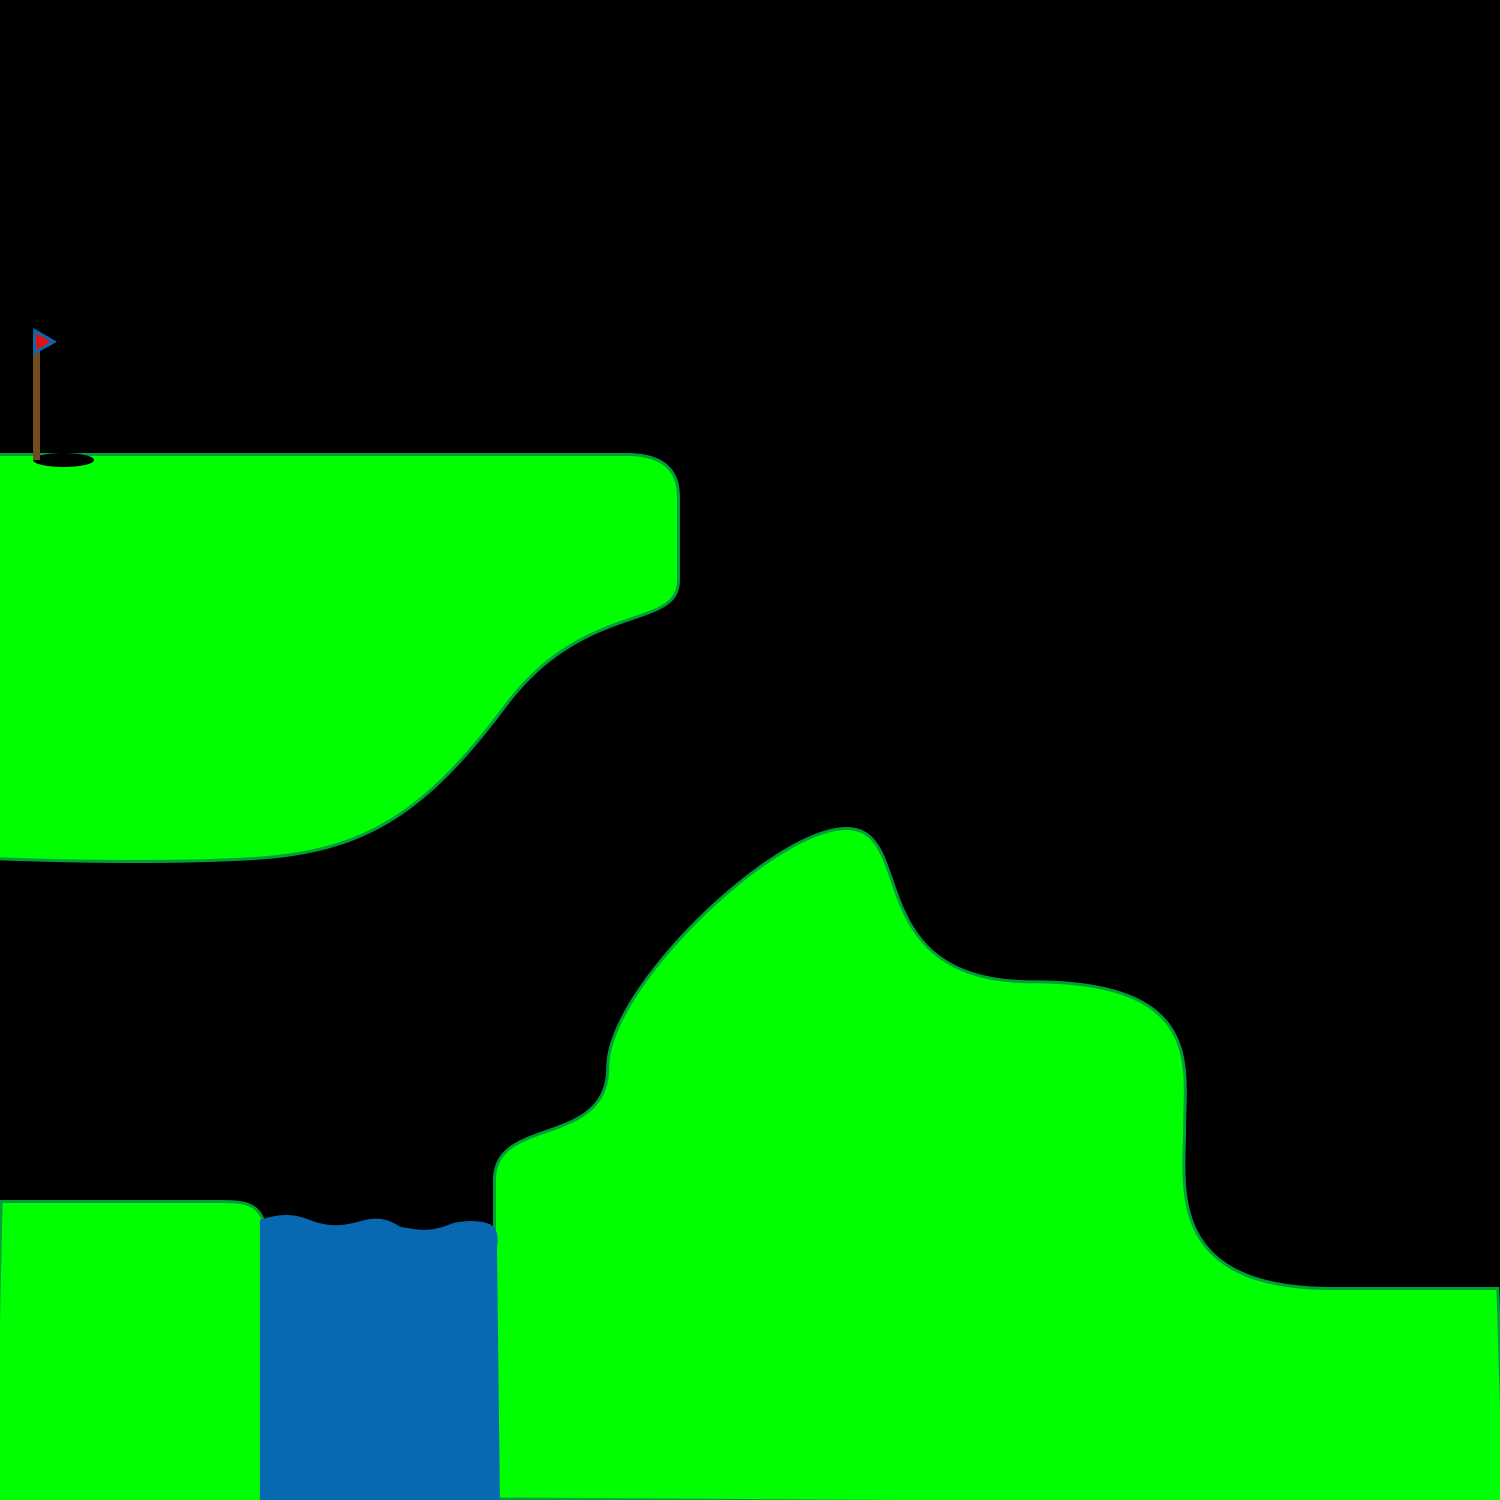

Rendered tile map (Tiled .tmx) drawn with the repository's tilesets; below, a short description and the full map source, tile grids included:
An orthogonal 15x15 tile map with 100x100 px tiles, 1 tile layer (Capa de Patrones 1) and 9 objects.

<map version="1.0" orientation="orthogonal" renderorder="right-down" width="15" height="15" tilewidth="100" tileheight="100" nextobjectid="11">
 <tileset firstgid="1" name="fondo" tilewidth="100" tileheight="100" tilecount="225" columns="15">
  <image source="Fondo8.png" width="1500" height="1500" />
 </tileset>
 <layer name="Capa de Patrones 1" width="15" height="15">
  <data encoding="csv">
1,2,3,4,5,6,7,8,9,10,11,12,13,14,15,
16,17,18,19,20,21,22,23,24,25,26,27,28,29,30,
31,32,33,34,35,36,37,38,39,40,41,42,43,44,45,
46,47,48,49,50,51,52,53,54,55,56,57,58,59,60,
61,62,63,64,65,66,67,68,69,70,71,72,73,74,75,
76,77,78,79,80,81,82,83,84,85,86,87,88,89,90,
91,92,93,94,95,96,97,98,99,100,101,102,103,104,105,
106,107,108,109,110,111,112,113,114,115,116,117,118,119,120,
121,122,123,124,125,126,127,128,129,130,131,132,133,134,135,
136,137,138,139,140,141,142,143,144,145,146,147,148,149,150,
151,152,153,154,155,156,157,158,159,160,161,162,163,164,165,
166,167,168,169,170,171,172,173,174,175,176,177,178,179,180,
181,182,183,184,185,186,187,188,189,190,191,192,193,194,195,
196,197,198,199,200,201,202,203,204,205,206,207,208,209,210,
211,212,213,214,215,216,217,218,219,220,221,222,223,224,225
</data>
 </layer>
 <objectgroup name="objetos">
  <object id="1" x="2" y="1202">
   <properties>
    <property name="rozamiento" type="float" value="0.29999999999999999" />
   </properties>
   <polyline points="0,0 212,0 238,0 244,4 254,10 256,16 258.606,301.03" />
  </object>
  <object id="2" x="496.97" y="1496.97">
   <properties>
    <property name="rozamiento" type="float" value="0.29999999999999999" />
   </properties>
   <polyline points="0,0 0,-333.333 7.0303,-344.97 16.0303,-351.97 49.0303,-364.97 89.0303,-383.97 101.03,-395.97 110.03,-416.97 110.03,-440.97 116.03,-464.97 147.03,-513.97 193.03,-570.97 252.03,-623.97 326.03,-665.97 355.03,-669.97 367.03,-664.97 375.03,-655.97 384.03,-639.97 395.03,-609.97 443.03,-464.97 401.03,-592.97 417.03,-561.97 445.03,-534.97 477.03,-519.97 520.03,-512.97 586.03,-511.97 604.03,-509.97 627.03,-500.97 644.03,-495.97 665.03,-479.97 672.03,-467.97 682.03,-445.97 685.03,-411.97 684.03,-349.97 685.03,-304.97 694.03,-270.97 715.03,-238.97 761.03,-214.97 803.03,-207.97 915.03,-206.97 998.03,-206.97 1001.03,-206.97" />
  </object>
  <object id="3" x="32" y="455">
   <properties>
    <property name="rozamiento" type="float" value="0.29999999999999999" />
   </properties>
   <polyline points="0,0 -32,0" />
  </object>
  <object id="4" x="102" y="456">
   <properties>
    <property name="rozamiento" type="float" value="0.59999999999999998" />
   </properties>
   <polyline points="0,0 533,0 549,2 558,6 565,12 570,19 572,26 574,66 574,114 574,125 571,136 563,144 550,150 514,164 482,177 468,185 450,197 434,210 424,221 407,238 380,274 340,319 298,355 254,378 215,390 163,401 70,402 -20,402 -101,400" />
  </object>
  <object id="5" x="32" y="471">
   <properties>
    <property name="hoyo" type="float" value="0" />
   </properties>
   <polyline points="0,0 62,0" />
  </object>
  <object id="6" x="3" y="1201">
   <properties>
    <property name="rozamiento" type="float" value="0" />
   </properties>
   <polyline points="0,0 -3,-352" />
  </object>
  <object id="7" x="0" y="454">
   <properties>
    <property name="rozamiento" type="float" value="0" />
   </properties>
   <polyline points="0,0 1,-454 1496,-454 1498,835" />
  </object>
  <object id="8" x="54" y="1117" width="79" height="78">
   <properties>
    <property name="pelota" type="float" value="0" />
   </properties>
   <ellipse />
  </object>
  <object id="10" x="261" y="1230">
   <properties>
    <property name="agua" type="float" value="0" />
   </properties>
   <polyline points="0,0 231,0" />
  </object>
 </objectgroup>
</map>
